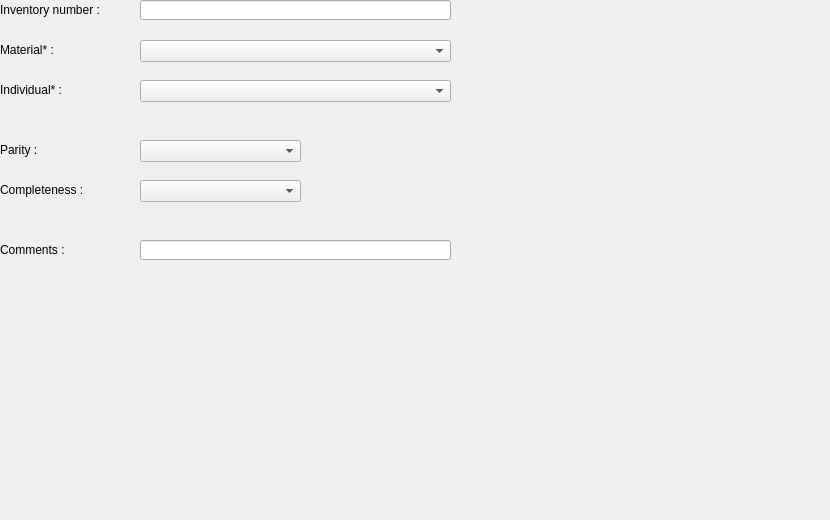
<?xml version="1.0" encoding="UTF-8"?>
<ui version="4.0">
 <class>AddMaterialWidget</class>
 <widget class="QWidget" name="AddMaterialWidget">
  <property name="geometry">
   <rect>
    <x>0</x>
    <y>0</y>
    <width>830</width>
    <height>520</height>
   </rect>
  </property>
  <property name="windowTitle">
   <string>Form</string>
  </property>
  <widget class="QLabel" name="label_2">
   <property name="geometry">
    <rect>
     <x>0</x>
     <y>40</y>
     <width>111</width>
     <height>20</height>
    </rect>
   </property>
   <property name="text">
    <string>Material* :</string>
   </property>
  </widget>
  <widget class="TreeBox" name="materialComboBox">
   <property name="geometry">
    <rect>
     <x>140</x>
     <y>40</y>
     <width>311</width>
     <height>22</height>
    </rect>
   </property>
   <property name="maxVisibleItems">
    <number>40</number>
   </property>
   <property name="sizeAdjustPolicy">
    <enum>QComboBox::AdjustToMinimumContentsLength</enum>
   </property>
  </widget>
  <widget class="QLabel" name="label_4">
   <property name="geometry">
    <rect>
     <x>0</x>
     <y>0</y>
     <width>131</width>
     <height>20</height>
    </rect>
   </property>
   <property name="text">
    <string>Inventory number :</string>
   </property>
  </widget>
  <widget class="QLineEdit" name="inventoryNumberLineEdit">
   <property name="geometry">
    <rect>
     <x>140</x>
     <y>0</y>
     <width>311</width>
     <height>20</height>
    </rect>
   </property>
  </widget>
  <widget class="QLabel" name="label_3">
   <property name="geometry">
    <rect>
     <x>0</x>
     <y>80</y>
     <width>111</width>
     <height>20</height>
    </rect>
   </property>
   <property name="text">
    <string>Individual* :</string>
   </property>
  </widget>
  <widget class="QLabel" name="label_5">
   <property name="geometry">
    <rect>
     <x>0</x>
     <y>140</y>
     <width>111</width>
     <height>20</height>
    </rect>
   </property>
   <property name="text">
    <string>Parity :</string>
   </property>
  </widget>
  <widget class="QComboBox" name="parityComboBox">
   <property name="geometry">
    <rect>
     <x>140</x>
     <y>140</y>
     <width>161</width>
     <height>22</height>
    </rect>
   </property>
  </widget>
  <widget class="QComboBox" name="individualComboBox">
   <property name="geometry">
    <rect>
     <x>140</x>
     <y>80</y>
     <width>311</width>
     <height>22</height>
    </rect>
   </property>
  </widget>
  <widget class="QLabel" name="label_6">
   <property name="geometry">
    <rect>
     <x>0</x>
     <y>180</y>
     <width>111</width>
     <height>20</height>
    </rect>
   </property>
   <property name="text">
    <string>Completeness :</string>
   </property>
  </widget>
  <widget class="QComboBox" name="completenessComboBox">
   <property name="geometry">
    <rect>
     <x>140</x>
     <y>180</y>
     <width>161</width>
     <height>22</height>
    </rect>
   </property>
  </widget>
  <widget class="QLineEdit" name="commentsLineEdit">
   <property name="geometry">
    <rect>
     <x>140</x>
     <y>240</y>
     <width>311</width>
     <height>20</height>
    </rect>
   </property>
  </widget>
  <widget class="QLabel" name="label_7">
   <property name="geometry">
    <rect>
     <x>0</x>
     <y>240</y>
     <width>131</width>
     <height>20</height>
    </rect>
   </property>
   <property name="text">
    <string>Comments :</string>
   </property>
  </widget>
 </widget>
 <customwidgets>
  <customwidget>
   <class>TreeBox</class>
   <extends>QComboBox</extends>
   <header>CustomWidgets/treebox.h</header>
  </customwidget>
 </customwidgets>
 <resources/>
 <connections/>
</ui>
